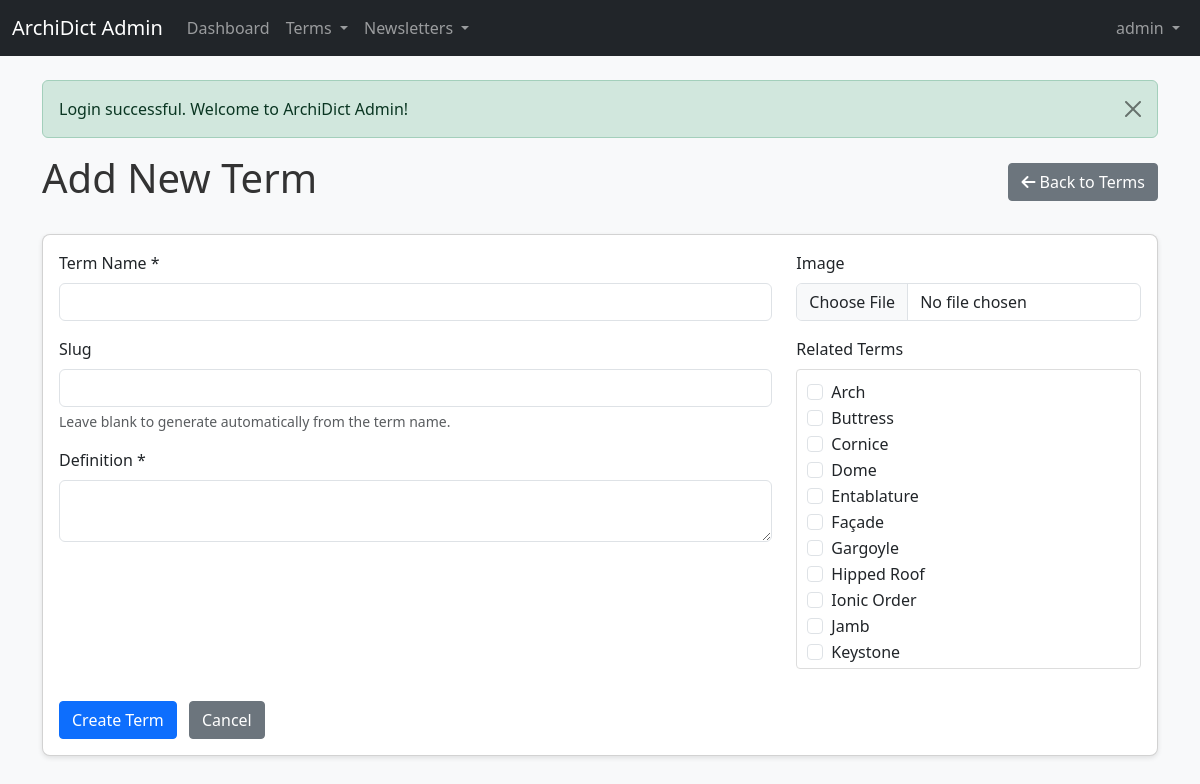
The page /admin/terms/add.php (signed in) on the database its author committed.
### tables this page shows
CREATE TABLE IF NOT EXISTS `terms` (
  `id` INT UNSIGNED NOT NULL AUTO_INCREMENT PRIMARY KEY,
  `name` VARCHAR(255) NOT NULL,
  `slug` VARCHAR(255) NOT NULL UNIQUE,
  `definition` TEXT NOT NULL,
  `image` VARCHAR(255) DEFAULT NULL,
  `created_at` TIMESTAMP DEFAULT CURRENT_TIMESTAMP,
  `updated_at` TIMESTAMP DEFAULT CURRENT_TIMESTAMP ON UPDATE CURRENT_TIMESTAMP
);

### admin/includes/database.php (called while the page is built, shortened)
<?php
class Database {
    private $host = DB_HOST;
    private $user = DB_USER;
    private $pass = DB_PASS;
    private $dbname = DB_NAME;
    private $dbh;
    private $stmt;
    public function __construct() {
        $dsn = 'mysql:host=' . $this->host . ';dbname=' . $this->dbname . ';charset=utf8mb4';
        $options = array(
            PDO::ATTR_PERSISTENT => true,
            PDO::ATTR_ERRMODE => PDO::ERRMODE_EXCEPTION,
            PDO::ATTR_DEFAULT_FETCH_MODE => PDO::FETCH_ASSOC,
            PDO::ATTR_EMULATE_PREPARES => false
        );
        try {
            $this->dbh = new PDO($dsn, $this->user, $this->pass, $options);
        } catch (PDOException $e) {
            $this->error = $e->getMessage();
            echo 'Connection Error: ' . $this->error;
        }
    }
    public function query($query) {
        $this->stmt = $this->dbh->prepare($query);
    }
    public function execute() {
        return $this->stmt->execute();
    }
    public function resultSet() {
        $this->execute();
        return $this->stmt->fetchAll();
    }
}

### admin/includes/term.php (called while the page is built, shortened)
<?php
class Term {
    private $db;
    public function __construct() {
        $this->db = new Database();
    }
    public function getAll() {
        $this->db->query("SELECT * FROM terms ORDER BY name ASC");
        return $this->db->resultSet();
    }
}

### admin/terms/add.php (the view, shortened to what this page needs)
<?php
$termObj = new Term();
$allTerms = $termObj->getAll();
$name = '';
$slug = '';
$definition = '';
$relatedTerms = [];
include '../includes/header.php';
?>
<div class="d-flex justify-content-between align-items-center mb-4">
    <h1>Add New Term</h1>
    <a href="index.php" class="btn btn-secondary">
        <i class="fas fa-arrow-left"></i> Back to Terms
    </a>
</div>
<div class="card">
    <div class="card-body">
        <form method="post" action="" enctype="multipart/form-data">
            <div class="row">
                <div class="col-md-8">
                    <div class="mb-3">
                        <label for="name" class="form-label">Term Name *</label>
                        <input type="text" class="form-control" id="name" name="name" value="<?php echo htmlspecialchars($name); ?>" required>
                    </div>
                    <div class="mb-3">
                        <label for="slug" class="form-label">Slug</label>
                        <input type="text" class="form-control" id="slug" name="slug" value="<?php echo htmlspecialchars($slug); ?>" aria-describedby="slugHelp">
                        <div id="slugHelp" class="form-text">Leave blank to generate automatically from the term name.</div>
                    </div>
                    <div class="mb-3">
                        <label for="definition" class="form-label">Definition *</label>
                        <textarea class="form-control tinymce-editor" id="definition" name="definition"><?php echo htmlspecialchars($definition); ?></textarea>
                    </div>
                </div>
                <div class="col-md-4">
                    <div class="mb-3">
                        <label for="image" class="form-label">Image</label>
                        <input type="file" class="form-control" id="image" name="image" accept="image/*">
                    </div>
                    <div class="mb-3">
                        <label class="form-label">Related Terms</label>
                        <div class="term-relationship-list">
                            <?php if (count($allTerms) > 0): ?>
                                <?php foreach ($allTerms as $term): ?>
                                    <div class="form-check">
                                        <input class="form-check-input" type="checkbox" name="related_terms[]" value="<?php echo $term['id']; ?>" id="term-<?php echo $term['id']; ?>" <?php echo in_array($term['id'], $relatedTerms) ? 'checked' : ''; ?>>
                                        <label class="form-check-label" for="term-<?php echo $term['id']; ?>">
                                            <?php echo htmlspecialchars($term['name']); ?>
                                        </label>
                                    </div>
                                <?php endforeach; ?>
                            <?php else: ?>
                                <p>No terms available for relationships.</p>
                            <?php endif; ?>
                        </div>
                    </div>
                </div>
            </div>
            <div class="mt-3">
                <button type="submit" class="btn btn-primary">Create Term</button>
                <a href="index.php" class="btn btn-secondary ms-2">Cancel</a>
            </div>
        </form>
    </div>
</div>
<?php
include '../includes/footer.php';
?>

### admin/css/style.css (style rules this page uses)
body { font-family: 'Segoe UI', Tahoma, Geneva, Verdana, sans-serif; background-color: #f8f9fa; color: #333; }
.card { box-shadow: 0 2px 5px rgba(0, 0, 0, 0.1); border-radius: 8px; margin-bottom: 20px; }
.btn { border-radius: 4px; font-weight: 500; }
.btn-primary { background-color: #0d6efd; border-color: #0d6efd; }
.term-relationship-list { max-height: 300px; overflow-y: auto; border: 1px solid #ddd; border-radius: 4px; padding: 10px; }

### rows shown on the page
terms: name "Arch"
terms: name "Buttress"
terms: name "Cornice"
terms: name "Dome"
terms: name "Entablature"
terms: name "Façade"
terms: name "Gargoyle"
terms: name "Hipped Roof"
terms: name "Ionic Order"
terms: name "Jamb"
terms: name "Keystone"

### other values the page prints
$_SESSION['username'] "admin"
$_SESSION['message'] "Login successful. Welcome to ArchiDict Admin!"
